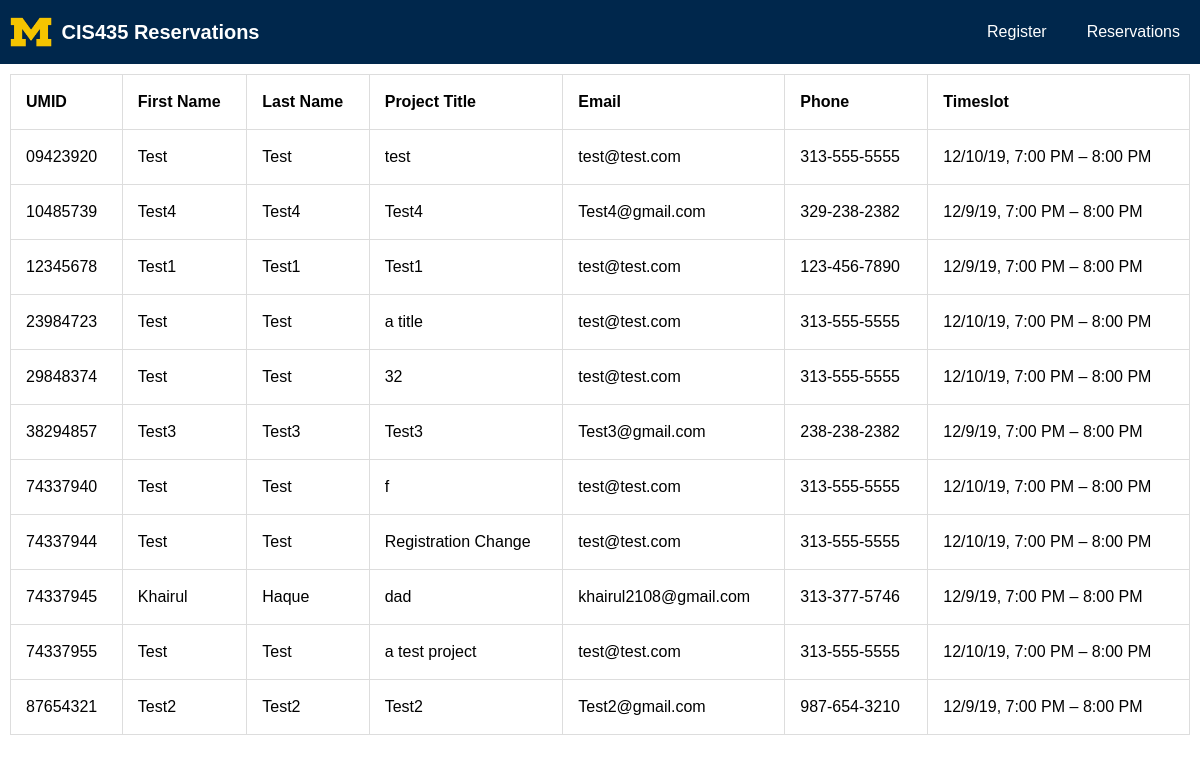
The app's page /reservations.php with its own data.
### tables this page shows
CREATE TABLE `students` (
  `umid` char(8) NOT NULL COMMENT 'ID must be 8 digits',
  `first_name` varchar(20) NOT NULL,
  `last_name` varchar(20) NOT NULL,
  `project_title` varchar(50) NOT NULL,
  `phone` char(12) NOT NULL,
  `email` varchar(50) NOT NULL,
  `timeslot_id` int(11) NOT NULL
);

CREATE TABLE `timeslots` (
  `id` int(11) NOT NULL,
  `title` varchar(50) NOT NULL,
  `seats_remaining` int(11) NOT NULL DEFAULT 6
);

### reservations.php (the view, shortened to what this page needs)
<?php
include('templates/header.php');
include('dbconfig.php');
$query = 'SELECT students.umid, students.first_name, students.last_name, students.project_title, students.email, students.phone, timeslots.title
          FROM students
          JOIN timeslots ON timeslots.id = students.timeslot_id';
$result = $connection->query($query);
$resultArr = $result->fetch_all(MYSQLI_ASSOC);
?>
<div style='padding: 10px; overflow: auto'>
<table>
    <thead>
        <tr>
            <th>UMID</th>
            <th>First Name</th>
            <th>Last Name</th>
            <th>Project Title</th>
            <th>Email</th>
            <th>Phone</th>
            <th>Timeslot</th>
        </tr>
    </thead>
    <tbody>
        <?php foreach($resultArr as $row) { ?>
            <tr>
                <td><?php echo $row['umid']?></td>
                <td><?php echo $row['first_name']?></td>
                <td><?php echo $row['last_name']?></td>
                <td><?php echo $row['project_title']?></td>
                <td><?php echo $row['email']?></td>
                <td><?php echo $row['phone']?></td>
                <td><?php echo $row['title']?></td>
            </tr>
        <?php } ?>
    </tbody>
</table>
</div>
<?php include('templates/footer.php'); ?>

### stylesheet.css (style rules this page uses)
html, body { margin: 0; padding: 0; box-sizing: border-box; font-family: Arial, Helvetica, sans-serif; line-height: 1.5em; }
table, td, th { border: 1px solid #ddd; text-align: left; }
table { border-collapse: collapse; width: 100%; }
th, td { padding: 15px; }

### records on screen
students: umid "09423920", first_name "Test", last_name "Test", project_title "test", email "test@test.com", phone "313-555-5555", timeslot.title "12/10/19, 7:00 PM – 8:00 PM"
students: umid "10485739", first_name "Test4", last_name "Test4", project_title "Test4", email "Test4@gmail.com", phone "329-238-2382", timeslot.title "12/9/19, 7:00 PM – 8:00 PM"
students: umid "12345678", first_name "Test1", last_name "Test1", project_title "Test1", email "test@test.com", phone "123-456-7890", timeslot.title "12/9/19, 7:00 PM – 8:00 PM"
students: umid "23984723", first_name "Test", last_name "Test", project_title "a title", email "test@test.com", phone "313-555-5555", timeslot.title "12/10/19, 7:00 PM – 8:00 PM"
students: umid "29848374", first_name "Test", last_name "Test", project_title "32", email "test@test.com", phone "313-555-5555", timeslot.title "12/10/19, 7:00 PM – 8:00 PM"
students: umid "38294857", first_name "Test3", last_name "Test3", project_title "Test3", email "Test3@gmail.com", phone "238-238-2382", timeslot.title "12/9/19, 7:00 PM – 8:00 PM"
students: umid "74337940", first_name "Test", last_name "Test", project_title "f", email "test@test.com", phone "313-555-5555", timeslot.title "12/10/19, 7:00 PM – 8:00 PM"
students: umid "74337944", first_name "Test", last_name "Test", project_title "Registration Change", email "test@test.com", phone "313-555-5555", timeslot.title "12/10/19, 7:00 PM – 8:00 PM"
students: umid "74337945", first_name "Khairul", last_name "Haque", project_title "dad", email "khairul2108@gmail.com", phone "313-377-5746", timeslot.title "12/9/19, 7:00 PM – 8:00 PM"
students: umid "74337955", first_name "Test", last_name "Test", project_title "a test project", email "test@test.com", phone "313-555-5555", timeslot.title "12/10/19, 7:00 PM – 8:00 PM"
students: umid "87654321", first_name "Test2", last_name "Test2", project_title "Test2", email "Test2@gmail.com", phone "987-654-3210", timeslot.title "12/9/19, 7:00 PM – 8:00 PM"
